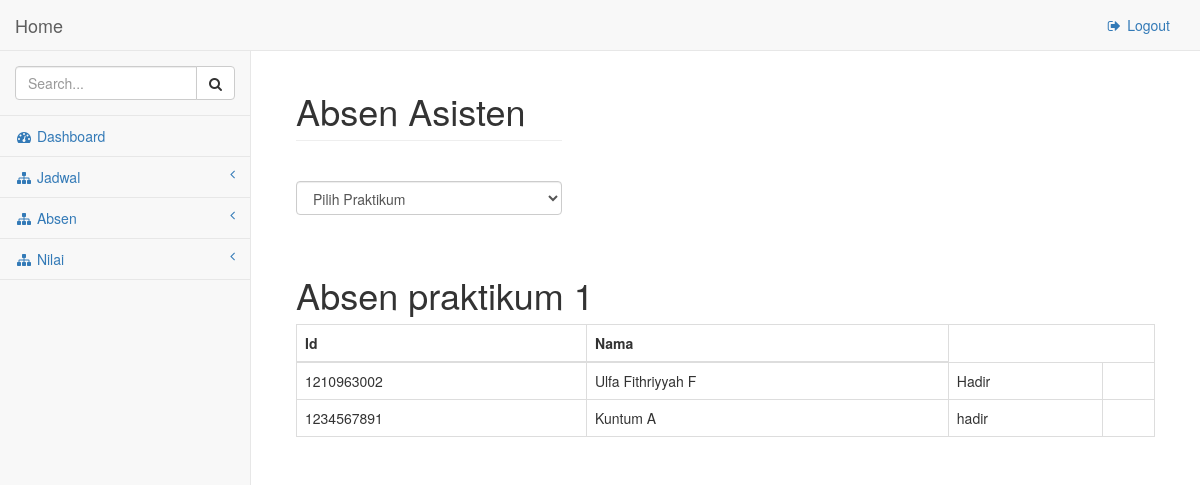
Page /pages/absenasisten/index.php?id=praktikum 1 (signed in) on the committed database.
### tables this page shows
CREATE TABLE IF NOT EXISTS `absen_asisten` (
  `Id_Praktikum` varchar(32) NOT NULL,
  `Id_Asisten` varchar(32) NOT NULL,
  `Status` varchar(32) NOT NULL,
  `Keterangan` text NOT NULL,
  PRIMARY KEY (`Id_Praktikum`,`Id_Asisten`),
  KEY `Id_Praktikum` (`Id_Praktikum`),
  KEY `Id_Asisten` (`Id_Asisten`)
);

CREATE TABLE IF NOT EXISTS `asisten` (
  `Id_Asisten` varchar(32) NOT NULL,
  `Nama` varchar(32) NOT NULL,
  PRIMARY KEY (`Id_Asisten`)
);

### pages/absenasisten/index.php (the view, shortened to what this page needs)
<!DOCTYPE html>
<html lang="en">
<head>
    <link href="../../bower_components/bootstrap/dist/css/bootstrap.min.css" rel="stylesheet">
    <link href="../../bower_components/metisMenu/dist/metisMenu.min.css" rel="stylesheet">
    <link href="../../dist/css/sb-admin-2.css" rel="stylesheet">
    <link href="../../bower_components/font-awesome/css/font-awesome.min.css" rel="stylesheet" type="text/css">
</head>
<body>
<?php
if(isset($_SESSION['Login']) && $_SESSION['Login']=='Asisten')
{
?>
    <div id="wrapper">
        <nav class="navbar navbar-default navbar-static-top" role="navigation" style="margin-bottom: 0">
            <div class="navbar-header">
                <a class="navbar-brand" href="../index.php">Home</a>
            </div>
            <ul class="nav navbar-top-links navbar-right">
                <li><a href="../logout.php"><i class="fa fa-sign-out fa-fw"></i> Logout</a>
                </li>
            </ul>
            <div class="navbar-default sidebar" role="navigation">
                <div class="sidebar-nav navbar-collapse">
                    <ul class="nav" id="side-menu">
                        <li class="sidebar-search">
                            <div class="input-group custom-search-form">
                                <input type="text" class="form-control" placeholder="Search...">
                                <span class="input-group-btn">
                                    <button class="btn btn-default" type="button">
                                        <i class="fa fa-search"></i>
                                    </button>
                                </span>
                            </div>
                        </li>
                        <li>
                            <a href="../index.php"><i class="fa fa-dashboard fa-fw"></i> Dashboard</a>
                        </li>
                        <li>
                            <a href="#"><i class="fa fa-sitemap fa-fw"></i> Jadwal<span class="fa arrow"></span></a>
                        </li>
			<li>
                            <a href="#"><i class="fa fa-sitemap fa-fw"></i> Absen<span class="fa arrow"></span></a>
                        </li>
			<li>
                            <a href="#"><i class="fa fa-sitemap fa-fw"></i> Nilai<span class="fa arrow"></span></a>
                        </li>
                    </ul>
                </div>
            </div>
        </nav>
        <div id="page-wrapper">
            <div class="container-fluid">
                <div class="row">
                    <div class="col-lg-4">
                        <h1 class="page-header">Absen Asisten</h1>
                        <br>
                        <select class="form-control" name="menu" onchange="document.location.href=this.options[this.selectedIndex].value;">
                            <option value="#">Pilih Praktikum</option>
                        </select>
                        <br>
                        <br>
                    </div>
                    <div class="col-lg-12">
                        <?php
                        if(isset($_GET['id']))
                        {
                        ?>
                            <table class="table table-bordered table-hover">
                                <thead>
                                    <tr>
                                        <th>Id</th>
                                        <th>Nama</th>
                                    </tr>
                                </thead>
                                <tbody>
                                    <?php
                                    $x = $_GET['id'];
                                    Echo "<h1> Absen $x</h1>";
                                    $absen = mysql_query("select * from asisten right join absen_asisten on absen_asisten.Id_Asisten = asisten.Id_Asisten where absen_asisten.Id_Praktikum = '$x'");
                                    while ($row = mysql_fetch_array($absen)) {
                                        echo "<tr>";
                                        echo "<td>".$row['Id_Asisten']."</td>";
                                        echo "<td>".$row['Nama']."</td>";
                                        echo "<td>".$row['Status']."</td>";
                                        echo "<td>".$row['Keterangan']."</td>";
                                        echo "</tr>";
                                    }
                                    ?>
                                </tbody>
                            </table>
                        <?php
                        }
                        ?>
                    </div>
                </div>
            </div>
        </div>
    </div>
<?php
}
?>
</body>
</html>

### rows in the picture
absen_asisten: Id_Asisten "1210963002", Id_Asisten.Nama "Ulfa Fithriyyah F", Status "Hadir"
absen_asisten: Id_Asisten "1234567891", Id_Asisten.Nama "Kuntum A", Status "hadir"

### other values in the picture
$x "praktikum 1"
